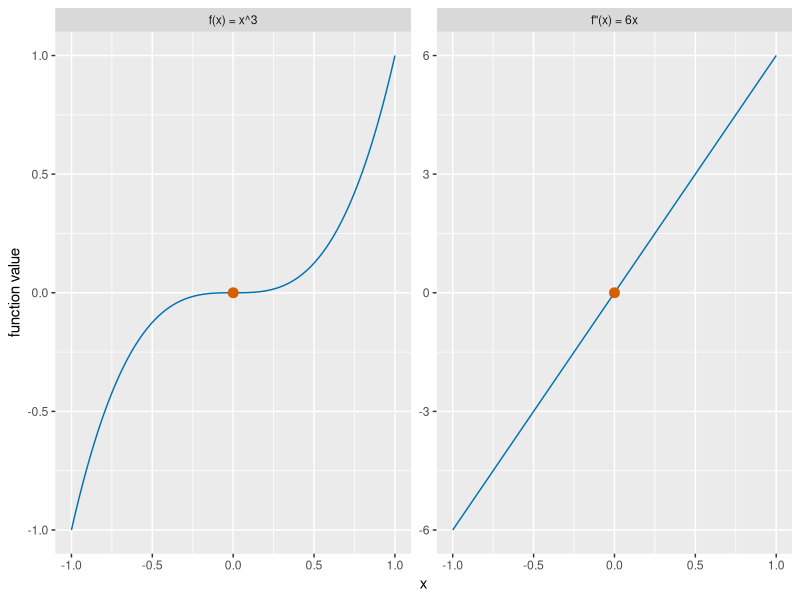

Generate this figure with R:
## ---- chunk 1
#| label: inflection-point-r
#| fig-alt: >-
#|   Two side-by-side plots on x from -1 to 1, each with a vermilion circle
#|   at the origin. The first, f of x equals x cubed, is a blue curve that
#|   bends downward for negative x and upward for positive x. The second,
#|   the second derivative 6 x, is a blue straight line that crosses zero
#|   at the origin, negative to its left and positive to its right.
#| fig-height: 3
#| fig-width: 6
ip_x_ip <- seq(-1, 1, length.out = 201)
ip_labels_ip <- c("f(x) = x^3", "f''(x) = 6x")
ip_values_ip <- c(ip_x_ip^3, 6 * ip_x_ip)
ip_n_ip <- length(ip_x_ip)
ip_fn_ip <- rep(ip_labels_ip, each = ip_n_ip)
ip_fn_ip <- factor(ip_fn_ip, levels = ip_labels_ip)
ip_x_rep_ip <- rep(ip_x_ip, 2)
ip_curves_ip <- tibble::tibble(
  x = ip_x_rep_ip, value = ip_values_ip, fn = ip_fn_ip
)
ip_origin_fn_ip <- factor(ip_labels_ip, levels = ip_labels_ip)
ip_origin_ip <- tibble::tibble(x = 0, value = 0, fn = ip_origin_fn_ip)
ip_aes_ip <- ggplot2::aes(x, value)
ip_curves_ip |>
  ggplot2::ggplot() +
  ip_aes_ip +
  ggplot2::geom_line(colour = "#0072B2") +
  ggplot2::geom_point(data = ip_origin_ip, colour = "#D55E00", size = 3) +
  ggplot2::facet_wrap(ggplot2::vars(fn), scales = "free_y") +
  ggplot2::labs(x = "x", y = "function value")
